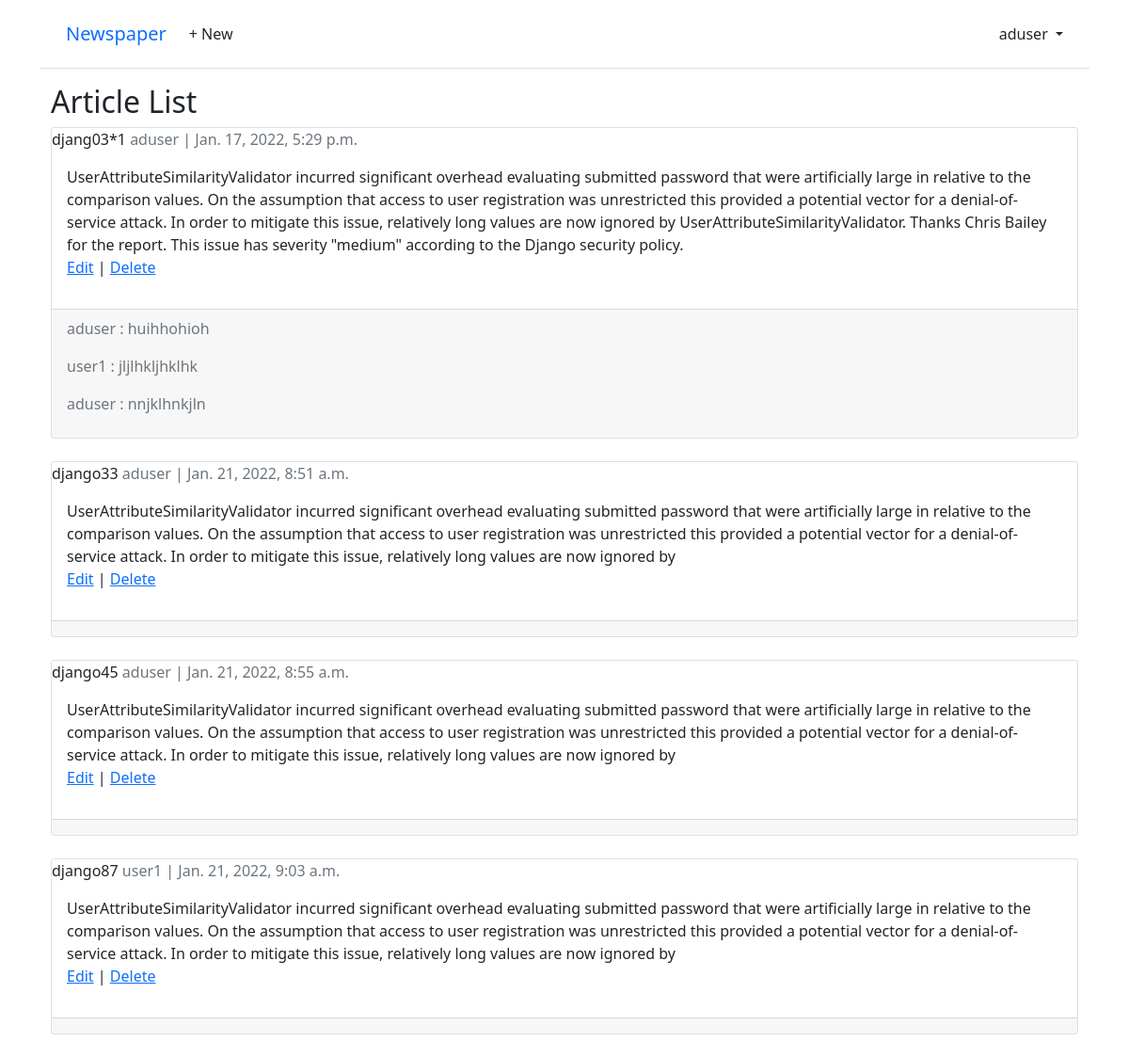
/articles/ (signed in), run on the app's committed database.
### accounts/models.py (models this page shows)
class CustomUser(AbstractUser):
    age = models.PositiveIntegerField(blank=True, null=True)

### articles/models.py (models this page shows, shortened)
class Article(models.Model):
    title = models.CharField(max_length=255)
    body = models.TextField()
    date = models.DateTimeField(auto_now_add=True)
    author = models.ForeignKey(get_user_model(),
                               on_delete= models.CASCADE,
                               )

class Comment(models.Model):
    article = models.ForeignKey(Article,
                                on_delete= models.CASCADE,
                                related_name= 'comment',
                                )
    comment = models.CharField(max_length=120)
    author = models.ForeignKey(get_user_model(),
                               on_delete= models.CASCADE,
                               )

### articles/views.py (the view)
# urls.py: path('', ArticleListView.as_view(), name='article_list'),
class ArticleListView(LoginRequiredMixin, ListView):
    model = Article
    template_name = 'article_list.html'

### templates/article_list.html (shortened to what this page needs)
{% extends 'base.html' %}
{% block content %}
    <h2>Article List</h2>
    {% for article in object_list %}
    <div class="card">
        <div class="card-hearder">
            <span class="font-width-bold">{{ article.title }}</span>
            <span class="text-muted">{{ article.author }} | {{ article.date }}</span>
        </div>
        <div class="card-body">
            {{ article.body }}
            <p><a href="{% url 'article_edit' article.pk %}" >Edit</a> |
            <a href="{% url 'article_delete' article.pk %}">Delete</a> </p>
        </div>
        <div class="card-footer text-muted">
           {% for cm in article.comment.all %}
            <p>
                 <span class="font-weight-bold">{{ cm.author }} :</span>
                {{ cm.comment }}
            </p>
            {% endfor %}
        </div>
    </div>
    <br/>
    {% endfor %}
{% endblock content %}

### templates/base.html (shortened to what this page needs)
<!DOCTYPE html>
<html lang="en">
<head>
    <link href="https://cdn.jsdelivr.net/npm/bootstrap@5.1.3/dist/css/bootstrap.min.css" rel="stylesheet">
</head>
<body>
 <div class="container">
    <header class="p-3 mb-3 border-bottom">
      <div class="container">
        <div class="d-flex flex-wrap align-items-center justify-content-center
          justify-content-lg-start">
          <a class="navbar-brand" href="{% url 'home' %}">Newspaper</a>
          <ul class="nav col-12 col-lg-auto me-lg-auto mb-2 justify-content-center
            mb-md-0">
          {% if user.is_authenticated %}
            <li><a href="{% url 'article_create' %}" class="nav-link px-2 link-dark">+ New</a></li>
          </ul>
          <div class="dropdown text-end">
            <a href="#" class="d-block link-dark text-decoration-none dropdown-toggle"
              id="dropdownUser1" data-bs-toggle="dropdown" aria-expanded="false">
              {{ user.username }}
            </a>
          </div>
          {% else %}
          </ul>
          <div class="text-end">
            <a href="{% url 'login' %}" class="btn btn-outline-primary me-2">Log In</a>
            <a href="{% url 'signup' %}" class="btn btn-primary">Sign Up</a>
          </div>
          {% endif %}
        </div>
      </div>
    </header>
    <main>
        <div class="container">
            {% block content %}
            {% endblock content %}
        </div>
    </main>
</body>
</html>

### data on the page
CustomUser: username "aduser"
Article: title "djang03*1", author "aduser", date "Jan. 17, 2022, 5:29 p.m.", body "UserAttributeSimilarityValidator incurred significant overhead evaluating submitted password that were artificially large in relative to the comparison values. On the assumption that access to user registration was unrestricted this provided a potential vector for a denial-of-service attack. In order to mitigate this issue, relatively long values are now ignored by UserAttributeSimilarityValidator. Thanks Chris Bailey for the report. This issue has severity \"medium\" according to the Django security policy."
Comment: author "aduser", comment "huihhohioh"
Comment: author "user1", comment "jljlhkljhklhk"
Comment: author "aduser", comment "nnjklhnkjln"
Article: title "django33", author "aduser", date "Jan. 21, 2022, 8:51 a.m.", body "UserAttributeSimilarityValidator incurred significant overhead evaluating submitted password that were artificially large in relative to the comparison values. On the assumption that access to user registration was unrestricted this provided a potential vector for a denial-of-service attack. In order to mitigate this issue, relatively long values are now ignored by"
Article: title "django45", author "aduser", date "Jan. 21, 2022, 8:55 a.m.", body "UserAttributeSimilarityValidator incurred significant overhead evaluating submitted password that were artificially large in relative to the comparison values. On the assumption that access to user registration was unrestricted this provided a potential vector for a denial-of-service attack. In order to mitigate this issue, relatively long values are now ignored by"
Article: title "django87", author "user1", date "Jan. 21, 2022, 9:03 a.m.", body "UserAttributeSimilarityValidator incurred significant overhead evaluating submitted password that were artificially large in relative to the comparison values. On the assumption that access to user registration was unrestricted this provided a potential vector for a denial-of-service attack. In order to mitigate this issue, relatively long values are now ignored by"
